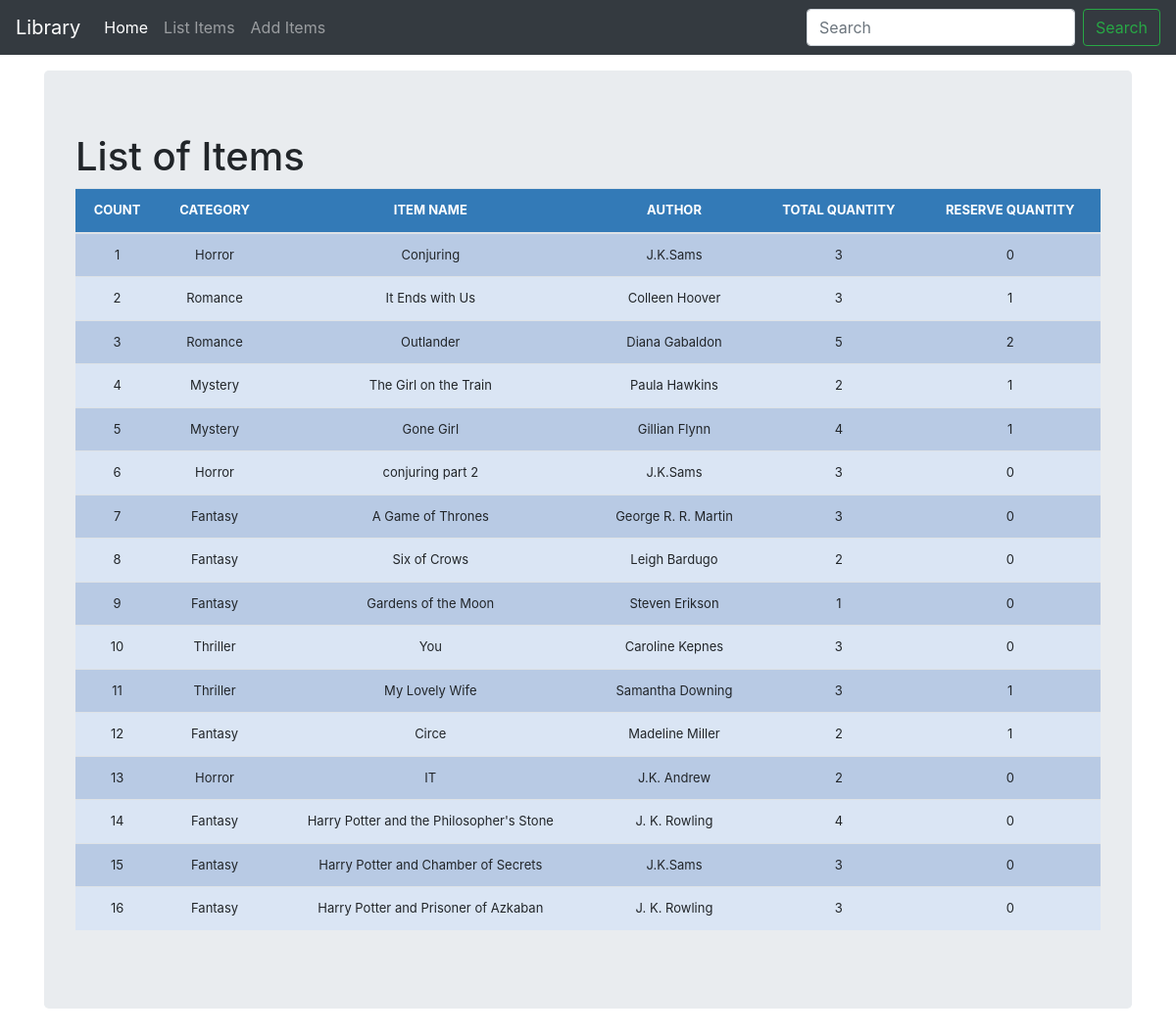
Page /list_item/ on the earlier database version.
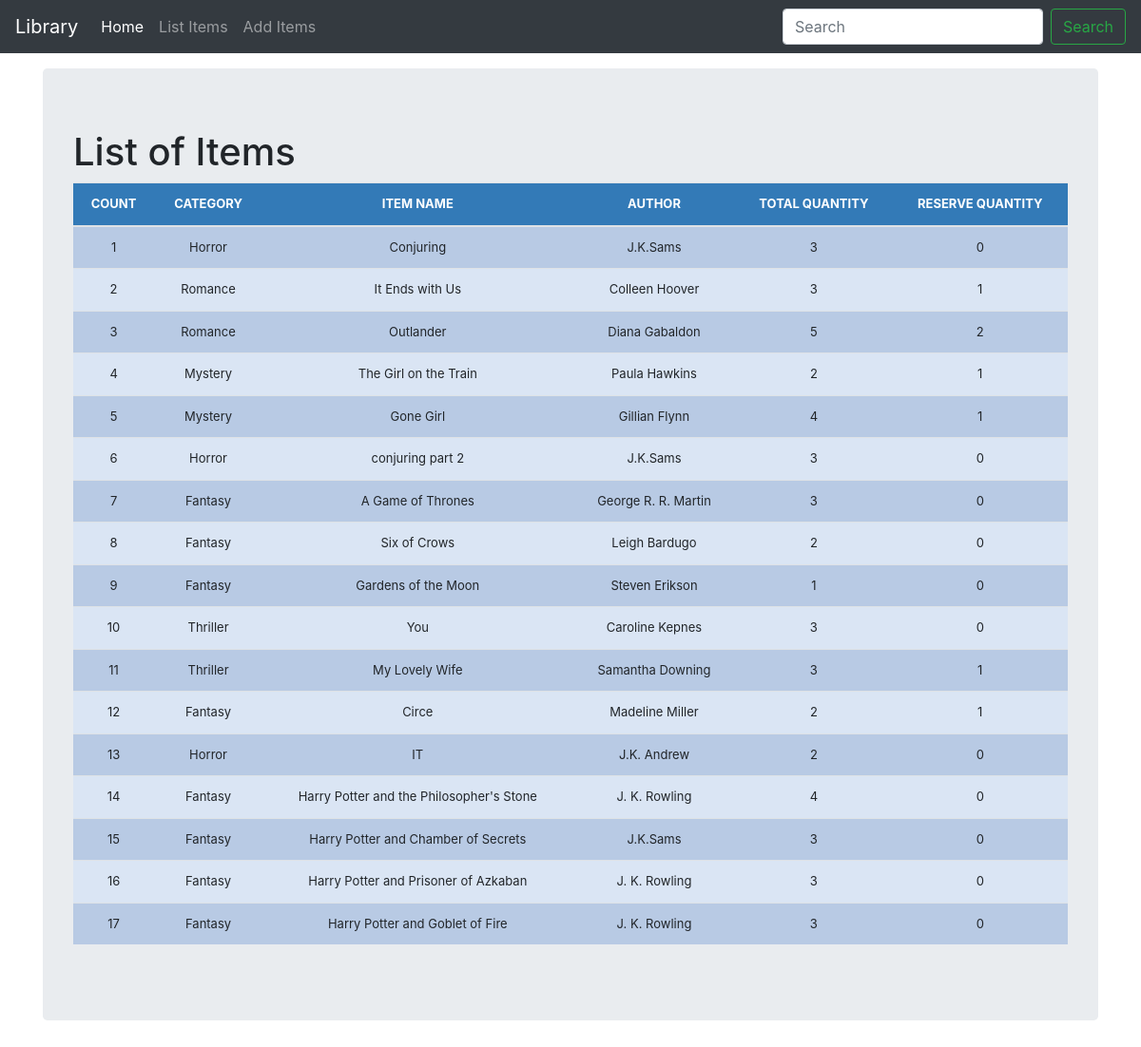
Same page on the later database version.
### librarymgmt/models.py (models this page shows, shortened)
class Books(models.Model):
	category = models.CharField(max_length=50, blank=True, null=True)
	item_name = models.CharField(max_length=50, blank=True, null=True)
	quantity = models.IntegerField(default='0', blank=True, null=True)
	receive_quantity = models.IntegerField(default='0', blank=True, null=True)
	receive_by = models.CharField(max_length=50, blank=True, null=True)
	issue_quantity = models.IntegerField(default='0', blank=True, null=True)
	author = models.CharField(max_length=50, blank=True, null=True)
	issue_to = models.CharField(max_length=50, blank=True, null=True)
	phone_number = models.CharField(max_length=50, blank=True, null=True)
	created_by = models.CharField(max_length=50, blank=True, null=True)
	reserve_books = models.IntegerField(default='0', blank=True, null=True)
	last_updated = models.DateTimeField(auto_now_add=False, auto_now=True)
	export_to_CSV = models.BooleanField(default=False)

### librarymgmt/views.py (the view)
# urls.py: path('list_item/', views.list_item, name='list_item'),
def list_item(request):
	title = 'List of Items'
	queryset = Books.objects.all()
	context = {
		"title": title,
		"queryset": queryset,
	}
	return render(request, "list_item.html", context)

### librarymgmt/templates/list_item.html (shortened to what this page needs)
{% load static %}
<!doctype html>
<html lang="en">
  <head>
<link href="{% static 'css/stylesheet.css' %}" rel="stylesheet">
<link href="{% static 'css/bootstrap.min.css' %}" rel="stylesheet">
    <link href="{% static 'css/navbar-top-fixed.css' %}" rel="stylesheet">
  </head>
  <body>
{% include 'navbar.html' %}
<main role="main" class="container">
  <div class="jumbotron">
    <h1>{{title}}</h1>
    	<table class='table'>
        	<thead>
          		<tr>
            		<th>COUNT</th>
            		<th>CATEGORY</th>
            		<th>ITEM NAME</th>
            		<th>AUTHOR</th>
            		<th>TOTAL QUANTITY </th>
            		<th>RESERVE QUANTITY </th>
          		</tr>
        	</thead>
      	{% for instance in queryset %}
          		<tr>
            		<td>{{forloop.counter}}</td>
            		<td>{{instance.category}}</td>
            		<td>{{instance.item_name}}</td>
            		<td>{{instance.author}}</td>
            		<td>{{instance.quantity}}</td>
            		<td>{{instance.reserve_books}}</td>
          		</tr>
      	{% endfor %}
    </table>
  </div>
</main>
      </body>
</html>

Differences in the rows shown:
added Books: category "Fantasy", item_name "Harry Potter and Goblet of Fire", author "J. K. Rowling", quantity "3", reserve_books "0"
